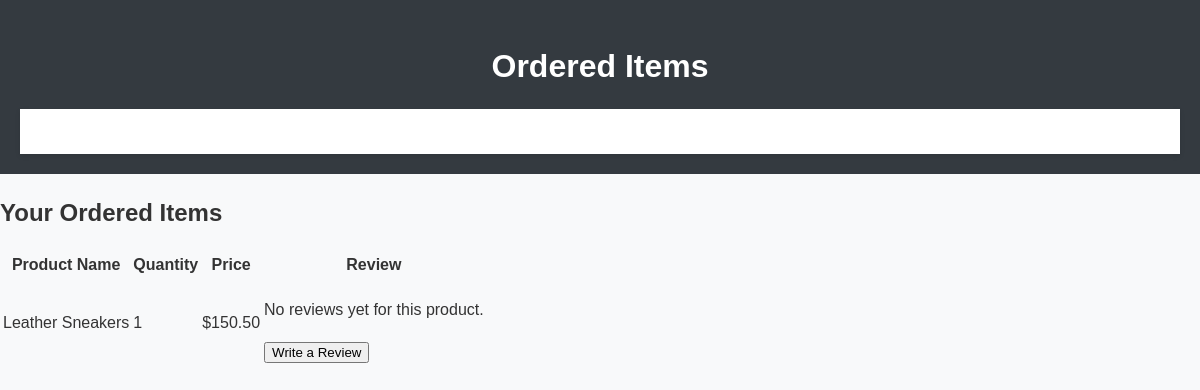
Screenshot of /EmShoe/ordered_items.php (signed in) with the database file from the repository.
### tables this page shows
CREATE TABLE Order_Items (
    id INT UNSIGNED AUTO_INCREMENT PRIMARY KEY,
    order_id INT UNSIGNED NOT NULL,
    product_id INT UNSIGNED NOT NULL,
    quantity INT UNSIGNED NOT NULL,
    price DECIMAL(10, 2) NOT NULL
);

CREATE TABLE Products (
    product_id INT UNSIGNED AUTO_INCREMENT PRIMARY KEY,   
    name VARCHAR(255) NOT NULL,                            
    description TEXT NOT NULL,                             
    price DECIMAL(10, 2) NOT NULL,                         
    image VARCHAR(255) NOT NULL,                           
    category_id INT UNSIGNED,                              
    category_type VARCHAR(255) NOT NULL,                   
    gender VARCHAR(50) NOT NULL,                           
    age_group VARCHAR(50) NOT NULL,                        
    size VARCHAR(50) NOT NULL,                             
    color VARCHAR(50) NOT NULL,                            
    rating DECIMAL(3, 2) NOT NULL,                         
    FOREIGN KEY (category_id) REFERENCES Categories(id)   
);

### EmShoe/ordered_items.php (the view, shortened to what this page needs)
<?php
$user_id = $_SESSION['user_id'];
try {
    if (!isset($pdo)) {
        $pdo = new PDO("mysql:host=localhost;dbname=shoeshop", "root", "");
        $pdo->setAttribute(PDO::ATTR_ERRMODE, PDO::ERRMODE_EXCEPTION);
    }
    $sql = "SELECT oi.id AS order_item_id, oi.product_id, oi.quantity, oi.price, p.name AS product_name
            FROM order_items oi
            JOIN orders o ON oi.order_id = o.id
            JOIN products p ON oi.product_id = p.product_id
            WHERE o.user_id = :user_id";
    $stmt = $pdo->prepare($sql);
    $stmt->execute(['user_id' => $user_id]);
    $orderedItems = $stmt->fetchAll(PDO::FETCH_ASSOC);
    $reviews = [];
    foreach ($orderedItems as $item) {
        $sql = "SELECT rating, review_text FROM reviews WHERE product_id = :product_id AND user_id = :user_id";
        $stmt = $pdo->prepare($sql);
        $stmt->execute(['product_id' => $item['product_id'], 'user_id' => $user_id]);
        $review = $stmt->fetch(PDO::FETCH_ASSOC);
        $reviews[$item['product_id']] = $review ? $review : null;
    }
} catch (PDOException $e) {
    echo "Error: " . $e->getMessage();
    exit();
}
?>
<!DOCTYPE html>
<html lang="en">
<head>
    <link rel="stylesheet" href="layout/css/style.css">
</head>
<body>
    <header>
        <h1>Ordered Items</h1>
        <nav>
            <ul>
                <li><a href="index.php">Home</a></li>
                <li><a href="products.php">Products</a></li>
                <li><a href="profile.php">Profile</a></li>
            </ul>
        </nav>
    </header>
    <div class="ordered-items">
        <h2>Your Ordered Items</h2>
        <?php if (!empty($orderedItems)): ?>
            <table>
                <thead>
                    <tr>
                        <th>Product Name</th>
                        <th>Quantity</th>
                        <th>Price</th>
                        <th>Review</th>
                    </tr>
                </thead>
                <tbody>
                    <?php foreach ($orderedItems as $item): ?>
                        <tr>
                            <td><?php echo htmlspecialchars($item['product_name']); ?></td>
                            <td><?php echo $item['quantity']; ?></td>
                            <td>$<?php echo number_format($item['price'], 2); ?></td>
                            <td>
                                <?php
                                if (isset($reviews[$item['product_id']])) {
                                    if ($reviews[$item['product_id']] !== null) {
                                        echo "<p><strong>Rating:</strong> " . $reviews[$item['product_id']]['rating'] . "/5</p>";
                                        echo "<p><strong>Review:</strong> " . htmlspecialchars($reviews[$item['product_id']]['review_text']) . "</p>";
                                    } else {
                                        echo "<p>No reviews yet for this product.</p>";
                                        echo "<a href='review_product.php?product_id=" . $item['product_id'] . "' class='review-btn'>
                                                <button>Write a Review</button>
                                              </a>";
                                    }
                                } else {
                                    echo "<p>No reviews yet for this product.</p>";
                                    echo "<a href='review_product.php?product_id=" . $item['product_id'] . "' class='review-btn'>
                                            <button>Write a Review</button>
                                          </a>";
                                }
                                ?>
                            </td>
                        </tr>
                    <?php endforeach; ?>
                </tbody>
            </table>
        <?php else: ?>
            <p>You have no ordered items.</p>
        <?php endif; ?>
    </div>
</body>
</html>

### EmShoe/css/style.css (style rules this page uses)
body { font-family: 'Open Sans', sans-serif; background-color: #f5f5f5; color: #333; margin: 0; padding: 0; line-height: 1.6; }
h1, h2, h3 { font-weight: 700; margin-bottom: 1rem; }
nav { background-color: #fff; padding: 10px 0; box-shadow: 0 2px 5px rgba(0, 0, 0, 0.1); }
nav ul { list-style: none; margin: 0; padding: 0; text-align: center; }
nav li { display: inline-block; margin: 0 10px; }
nav a { color: #333; text-decoration: none; font-weight: bold; transition: color 0.3s ease; }
body { font-family: Arial, sans-serif; margin: 0; padding: 0; background-color: #f8f9fa; }
header, footer { background-color: #343a40; color: #ffffff; padding: 20px; text-align: center; }
nav ul { list-style: none; padding: 0; }
nav ul li { display: inline; margin: 0 10px; }
nav ul li a { color: #ffffff; text-decoration: none; }

### rows the page displays
order_items: product.name "Leather Sneakers", quantity "1", price "150.50"
